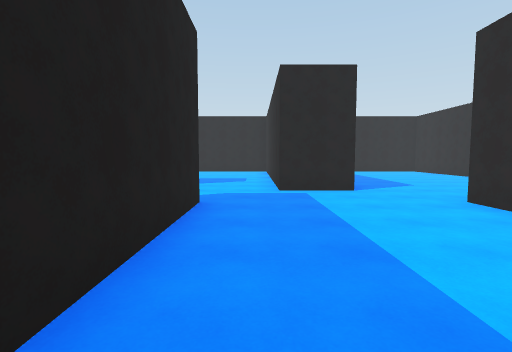
[1] (above)

20 first-person views from a walk through a Unity game level. The camera is 1.5 m above the floor, tilts 4° down and sees 85° across. The floor is counted in squares, 2 m on a side. Each view is taken from the middle of a square. On the plan, view 1 faces up. The plan holds only what a view shows up to about 10 squares ahead; the rest is blank. The place goes on beyond the plan. The player character is not drawn.

[2]
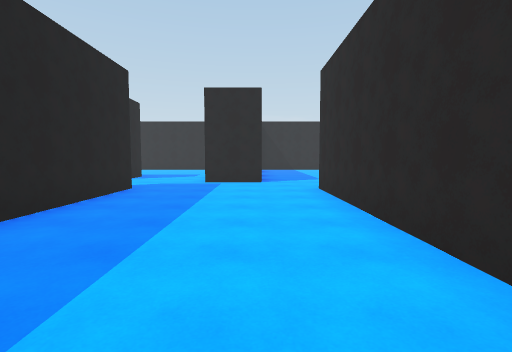

[3]
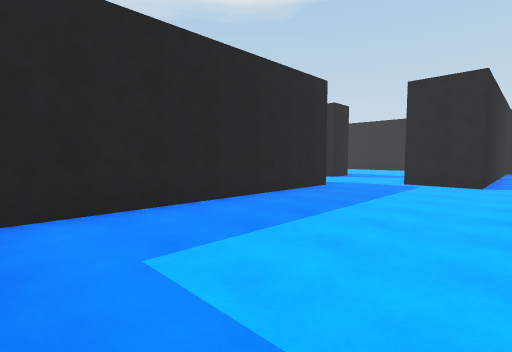

[4]
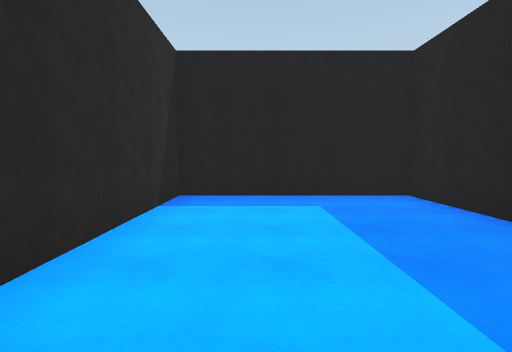

[5]
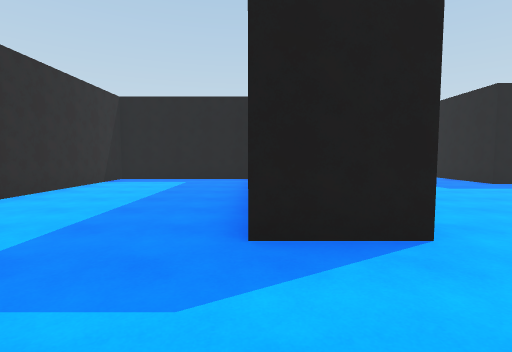

[6]
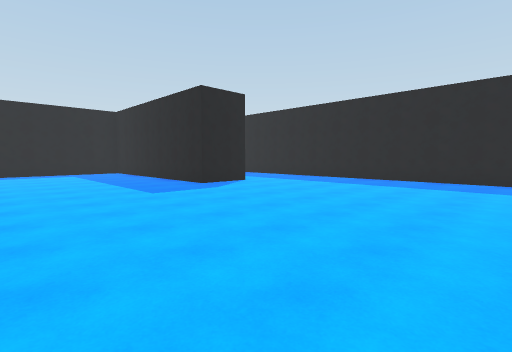

[7]
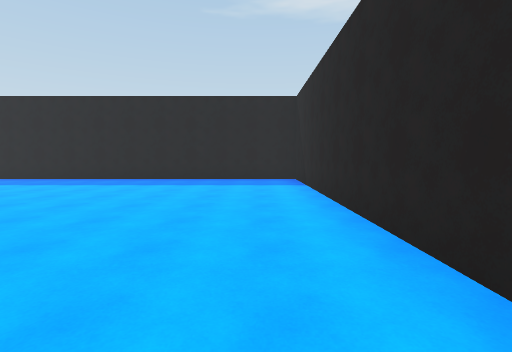

[8]
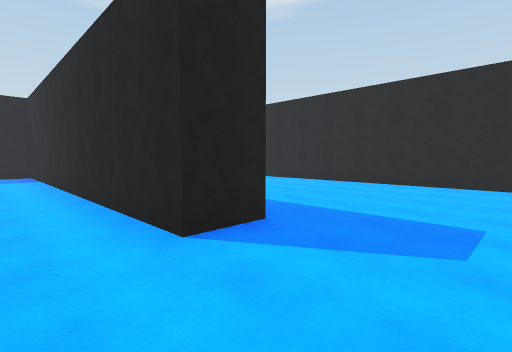

[9]
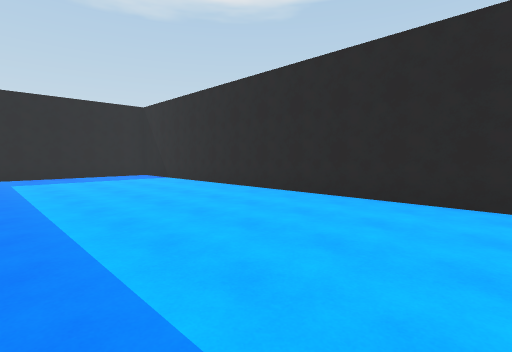

[10]
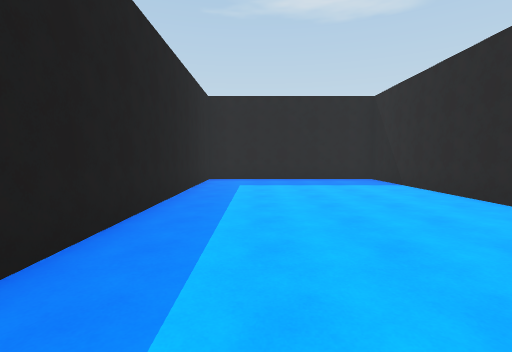

[11]
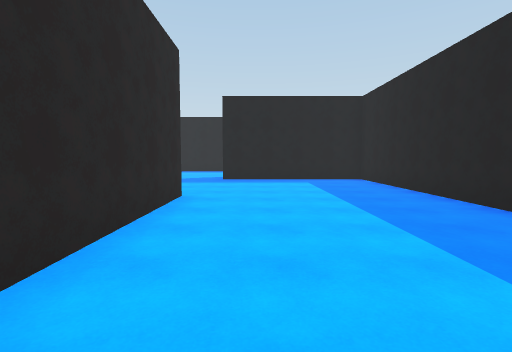

[12]
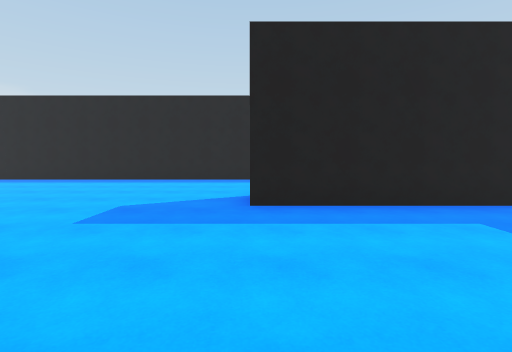

[13]
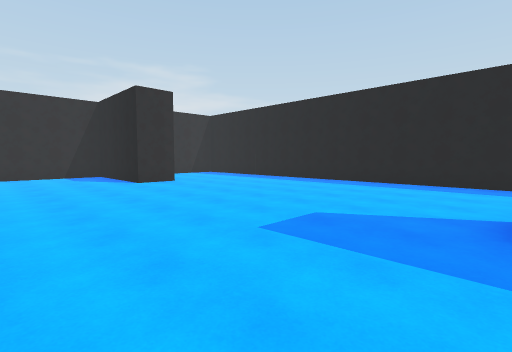

[14]
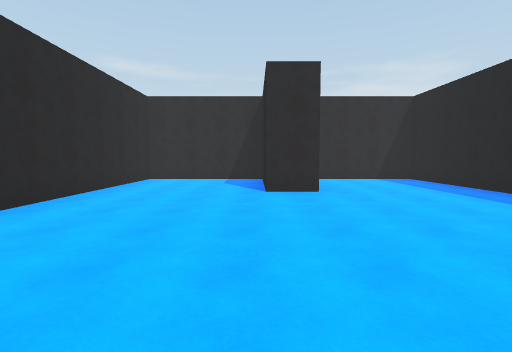

[15]
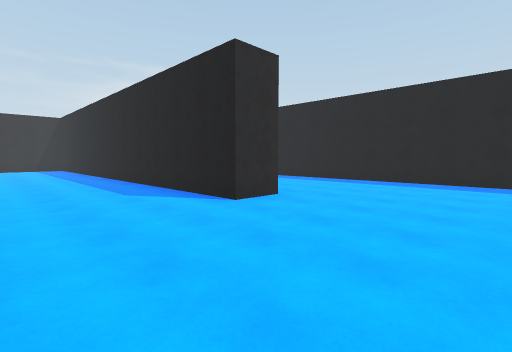

[16]
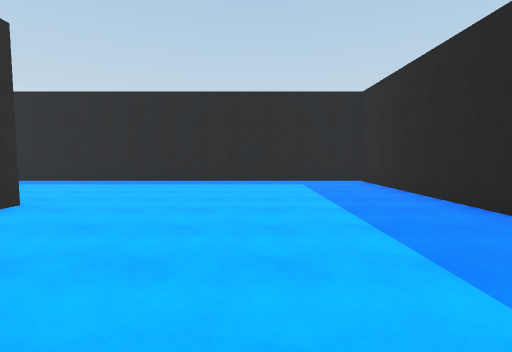

[17]
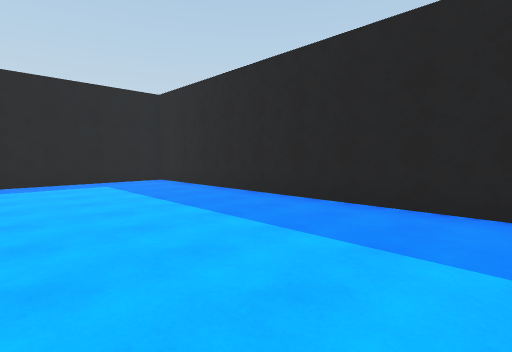

[18]
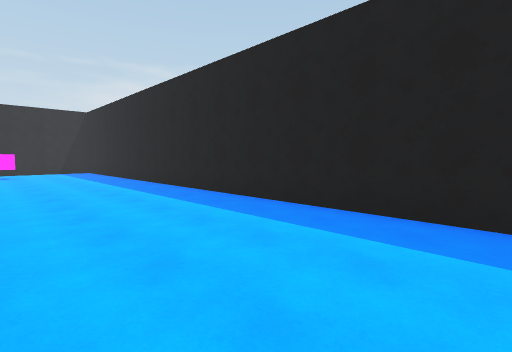

[19]
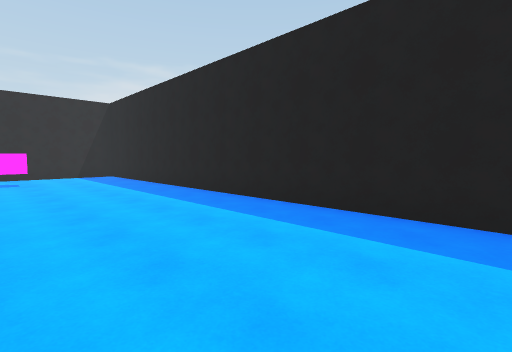

[20]
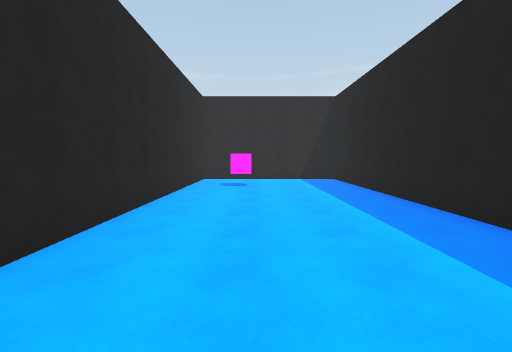

### Floor plan
Ten units are one square. View 1 is at (0, 0); x grows to the right and y downward. Boxes are objects, and circles mark ways between rooms. Rooms are numbered by the first view taken in them; rooms with no view inside come last. Other rooms are left out.
<svg viewBox="-127 -144 215 325">
<path fill="none" stroke="#000" d="M-9 -46 -9 23 35 23 35 -46M22 -61 5 -61M-26 34 -26 -5M-92 6 -75 6 -75 72 -29 72M-26 -46 -9 -46M-54 134 -54 121 83 121 83 90M-122 91 -122 176 83 176 83 133 8 133M49 84 49 72 80 72M5 -61 5 -96M-23 -85 -23 -73 -122 -73 -122 25M83 72 83 35 28 35M-2 -139 -122 -139 -122 -84 -46 -84"/>
<rect x="55" y="145" width="10" height="10" fill="#bbb"><title>pink cube</title></rect>
<circle cx="5" cy="-55" r="3" fill="#2a7"/>
<text x="10" y="-20">1</text>
<text x="-40" y="40">2</text>
</svg>
Room 1 opens to room 2.

Where each view was taken, in squares from view 1:
view 1: 0 up, 0 right, facing up
view 2: 2 down, 2 right, facing up
view 3: 2 down, 3 right, facing up-left
view 4: 3 up, 2 right, facing down
view 5: 7 up, 1 left, facing down
view 6: 6 up, 3 left, facing down-left
view 7: 6 up, 3 left, facing left
view 8: 6 up, 0 right, facing up-left
view 9: 9 up, 1 left, facing up-left
view 10: 10 up, 3 left, facing left
view 11: 2 up, 4 left, facing down
view 12: 3 down, 3 left, facing down
view 13: 4 down, 3 left, facing down-right
view 14: 7 down, 1 left, facing right
view 15: 9 down, 9 left, facing down-right
view 16: 9 down, 9 left, facing down
view 17: 9 down, 8 left, facing down-left
view 18: 14 down, 6 left, facing down-right
view 19: 14 down, 3 left, facing down-right
view 20: 15 down, 1 left, facing right
